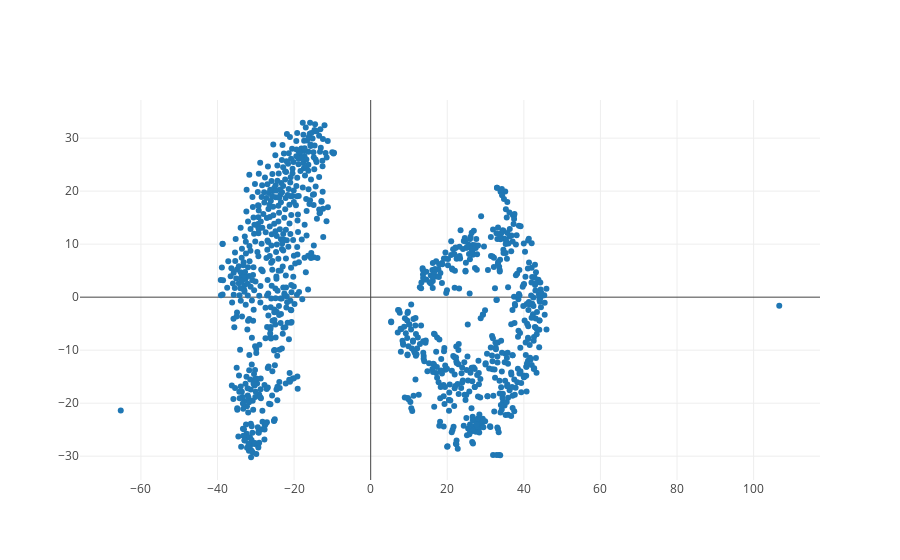

Notebook code for this chart:
### Code cell
plotly.iplot([
    go.Scatter(
        x=embedded[:,0],
        y=embedded[:,1],
        mode='markers'
    )
])

### Figure 1 — Plotly figure (JSON) as saved in the notebook; plotly's stock layout.template omitted (floating-point values rounded to 4 significant figures; data arrays with more than 128 entries replaced by an {"elided": "..."} marker saying what was removed)
{"data": [{"mode": "markers", "type": "scatter", "uid": "1331a0bc-916f-11e8-ba29-44032cbe7c06", "x": {"elided": "1000 float values"}, "y": {"elided": "1000 float values"}}], "layout": {}}
